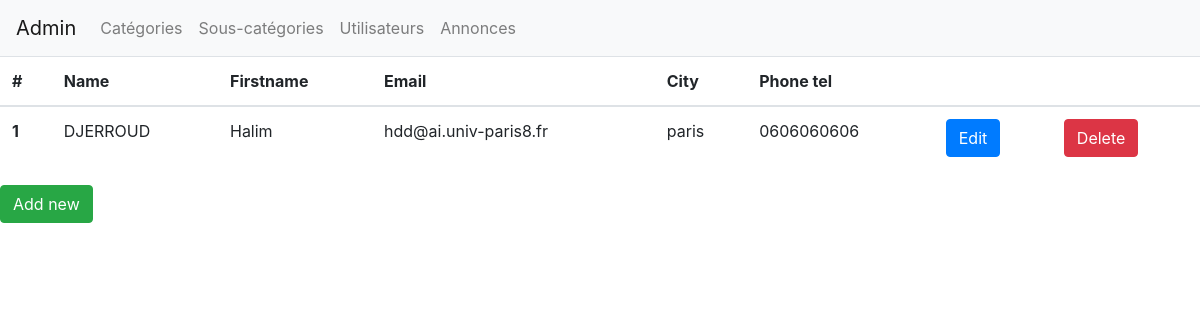
The app's page /gestion_utilisateurs.php with its own data.
### tables this page shows
CREATE TABLE `utilisateur` (
  `usr_id` int(11) NOT NULL,
  `usr_nom` varchar(255) NOT NULL,
  `usr_prenom` varchar(255) NOT NULL,
  `usr_email` varchar(255) NOT NULL,
  `usr_login` varchar(255) NOT NULL,
  `usr_pass` varchar(255) NOT NULL,
  `usr_dep` int(2) NOT NULL,
  `usr_ville` varchar(255) NOT NULL,
  `usr_tel` varchar(50) NOT NULL,
  `usr_del` int(11) NOT NULL DEFAULT '0'
);

### gestion_utilisateurs.php (the view, shortened to what this page needs)
<?php
include 'header.php';
?>
<body>
  <?php
  include 'navbar.php';
  ?>
  <table class="table">
    <thead>
      <tr>
        <th scope="col">#</th>
        <th scope="col">Name</th>
        <th scope="col">Firstname</th>
        <th scope="col">Email</th>
        <th scope="col">City</th>
        <th scope="col">Phone tel</th>
        <th scope="col"></th>
        <th scope="col"></th>
      </tr>
    </thead>
    <tbody>
      <?php
      $reponse = $dbs->query("SELECT * FROM utilisateur");
      while ($donnees = $reponse->fetch()) {
        ?>
        <tr>
          <th scope="row"><?php echo $donnees['usr_id']; ?></th>
          <td><?php echo $donnees['usr_nom']; ?></td>
          <td><?php echo $donnees['usr_prenom']; ?></td>
          <td><?php echo $donnees['usr_email']; ?></td>
          <td><?php echo $donnees['usr_ville']; ?></td>
          <td><?php echo $donnees['usr_tel']; ?></td>
          <td>
            <form action="queries/handleUser.php" method="get">
              <button type="submit" class="btn btn-primary">Edit</button>
            </form>
          </td>
          <td>
            <form action="queries/deleteUser.php" method="get">
              <button type="submit" class="btn btn-danger">Delete</button>
            </form>
          </td>
        </tr>
      <?php
      }
      ?>
    </tbody>
  </table>
  <button type="submit" class="btn btn-success">Add new</button>
  <?php
  include 'footer.php';
  ?>

### records on screen
utilisateur: usr_id "1", usr_nom "DJERROUD", usr_prenom "Halim", usr_email "hdd@ai.univ-paris8.fr", usr_ville "paris", usr_tel "0606060606"
